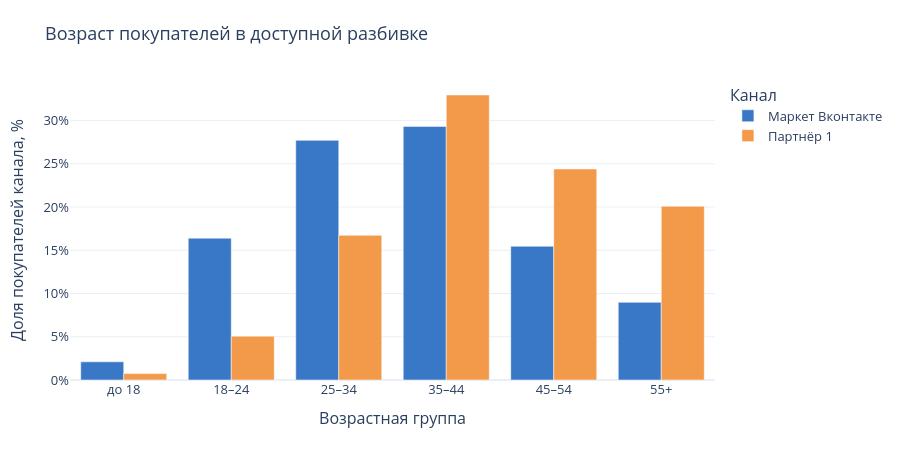

The notebook cell this image was saved under:
### Markdown cell above
### Интерактивно: возрастная структура покупателей
Доли рассчитаны отдельно внутри доступной возрастной разбивки каждого канала, а не среди всех покупателей в итоговой таблице.

### Code cell
age_order = ['до 18', '18–24', '25–34', '35–44', '45–54', '55+']
# Сохраняем все исходные группы, даже если их обозначения изменятся.
age_order = [x for x in age_order if x in age.index] + [x for x in age.index if x not in age_order]
fig = go.Figure()
for channel, color in [(mv, '#3978C6'), (p1, '#F2994A')]:
    fig.add_bar(name=channel, x=age_order, y=age.loc[age_order, f'Доля, %: {channel}'],
                customdata=age.loc[age_order, f'Покупатели: {channel}'], marker_color=color,
                hovertemplate='%{x}<br>%{fullData.name}: %{y:.2f}%<br>Покупатели: %{customdata:,.0f}<extra></extra>')
fig.update_layout(barmode='group')
fig.update_yaxes(rangemode='tozero', ticksuffix='%')
show_plotly(fig, 'Возраст покупателей в доступной разбивке', 'Возрастная группа', 'Доля покупателей канала, %', 470)

### Figure 1 — Plotly figure (JSON) as saved in the notebook; plotly's stock layout.template omitted (floating-point values rounded to 4 significant figures)
{"data": [{"customdata": [6213, 48505, 81966, 86738, 45738, 26556], "hovertemplate": "%{x}<br>%{fullData.name}: %{y:.2f}%<br>Покупатели: %{customdata:,.0f}<extra></extra>", "marker": {"color": "#3978C6"}, "name": "Маркет Вконтакте", "x": ["до 18", "18–24", "25–34", "35–44", "45–54", "55+"], "y": [2.101, 16.4, 27.72, 29.33, 15.47, 8.98], "type": "bar"}, {"customdata": [21507, 146948, 484659, 955035, 707052, 582274], "hovertemplate": "%{x}<br>%{fullData.name}: %{y:.2f}%<br>Покупатели: %{customdata:,.0f}<extra></extra>", "marker": {"color": "#F2994A"}, "name": "Партнёр 1", "x": ["до 18", "18–24", "25–34", "35–44", "45–54", "55+"], "y": [0.7423, 5.072, 16.73, 32.96, 24.4, 20.1], "type": "bar"}], "layout": {"barmode": "group", "font": {"size": 13}, "height": 470, "hoverlabel": {"namelength": -1}, "legend": {"title": {"text": "Канал"}}, "margin": {"b": 90, "l": 70, "r": 30, "t": 80}, "title": {"text": "Возраст покупателей в доступной разбивке"}, "xaxis": {"title": {"text": "Возрастная группа"}}, "yaxis": {"rangemode": "tozero", "ticksuffix": "%", "title": {"text": "Доля покупателей канала, %"}}}}
